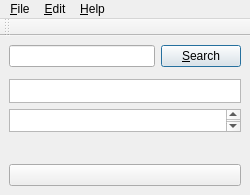
<ui version="4.0" >
 <class>Main</class>
 <widget class="QMainWindow" name="Main" >
  <property name="geometry" >
   <rect>
    <x>0</x>
    <y>0</y>
    <width>250</width>
    <height>195</height>
   </rect>
  </property>
  <property name="minimumSize" >
   <size>
    <width>250</width>
    <height>195</height>
   </size>
  </property>
  <property name="windowTitle" >
   <string>qdacco</string>
  </property>
  <property name="windowIcon" >
   <iconset resource="icons.qrc" >:/icons/qdacco.png</iconset>
  </property>
  <property name="toolTip" >
   <string/>
  </property>
  <widget class="QWidget" name="widget" >
   <layout class="QGridLayout" >
    <property name="margin" >
     <number>9</number>
    </property>
    <property name="spacing" >
     <number>6</number>
    </property>
    <item row="0" column="0" >
     <layout class="QVBoxLayout" >
      <property name="margin" >
       <number>0</number>
      </property>
      <property name="spacing" >
       <number>6</number>
      </property>
      <item>
       <layout class="QHBoxLayout" >
        <property name="margin" >
         <number>0</number>
        </property>
        <property name="spacing" >
         <number>6</number>
        </property>
        <item>
         <widget class="MyLineEdit" name="paraula" >
          <property name="focusPolicy" >
           <enum>Qt::StrongFocus</enum>
          </property>
         </widget>
        </item>
        <item>
         <widget class="QPushButton" name="Buscar" >
          <property name="minimumSize" >
           <size>
            <width>0</width>
            <height>0</height>
           </size>
          </property>
          <property name="focusPolicy" >
           <enum>Qt::StrongFocus</enum>
          </property>
          <property name="text" >
           <string>&amp;Search</string>
          </property>
          <property name="shortcut" >
           <string>Ctrl+F</string>
          </property>
          <property name="checkable" >
           <bool>false</bool>
          </property>
          <property name="autoDefault" >
           <bool>true</bool>
          </property>
          <property name="default" >
           <bool>true</bool>
          </property>
         </widget>
        </item>
       </layout>
      </item>
      <item>
       <widget class="TextBrowser" native="1" name="definicio" />
      </item>
      <item>
       <widget class="MyListWidget" name="llistat" />
      </item>
      <item>
       <widget class="QTextEdit" name="clipboard" />
      </item>
      <item>
       <widget class="QLabel" name="actiu" >
        <property name="sizePolicy" >
         <sizepolicy>
          <hsizetype>5</hsizetype>
          <vsizetype>0</vsizetype>
          <horstretch>0</horstretch>
          <verstretch>0</verstretch>
         </sizepolicy>
        </property>
        <property name="minimumSize" >
         <size>
          <width>100</width>
          <height>20</height>
         </size>
        </property>
        <property name="text" >
         <string/>
        </property>
        <property name="wordWrap" >
         <bool>true</bool>
        </property>
       </widget>
      </item>
      <item>
       <widget class="QPushButton" name="report" >
        <property name="text" >
         <string/>
        </property>
       </widget>
      </item>
     </layout>
    </item>
   </layout>
  </widget>
  <widget class="QToolBar" name="toolBar" >
   <property name="orientation" >
    <enum>Qt::Horizontal</enum>
   </property>
   <attribute name="toolBarArea" >
    <number>4</number>
   </attribute>
  </widget>
  <widget class="QMenuBar" name="MenuBar" >
   <property name="geometry" >
    <rect>
     <x>0</x>
     <y>0</y>
     <width>190</width>
     <height>31</height>
    </rect>
   </property>
   <widget class="QMenu" name="helpMenu" >
    <property name="title" >
     <string>&amp;Help</string>
    </property>
    <addaction name="helpAboutAction" />
   </widget>
   <widget class="QMenu" name="File" >
    <property name="title" >
     <string>&amp;File</string>
    </property>
    <addaction name="fileChangeDictionaryAction" />
    <addaction name="separator" />
    <addaction name="editConfigureAction" />
    <addaction name="editQuitAction" />
   </widget>
   <widget class="QMenu" name="Edit" >
    <property name="title" >
     <string>&amp;Edit</string>
    </property>
    <addaction name="editCopyAction" />
    <addaction name="editPasteAction" />
    <addaction name="separator" />
    <addaction name="editSelectAction" />
   </widget>
   <addaction name="File" />
   <addaction name="Edit" />
   <addaction name="helpMenu" />
  </widget>
  <action name="editCopyAction" >
   <property name="icon" >
    <iconset resource="icons.qrc" >:/icons/editcopy.png</iconset>
   </property>
   <property name="text" >
    <string>&amp;Copy</string>
   </property>
   <property name="iconText" >
    <string>&amp;Copy</string>
   </property>
   <property name="toolTip" >
    <string>Copy</string>
   </property>
   <property name="shortcut" >
    <string>Ctrl+C</string>
   </property>
  </action>
  <action name="helpAboutAction" >
   <property name="icon" >
    <iconset resource="icons.qrc" >:/icons/qdacco.png</iconset>
   </property>
   <property name="text" >
    <string>&amp;About qdacco</string>
   </property>
   <property name="iconText" >
    <string>&amp;About qdacco</string>
   </property>
   <property name="toolTip" >
    <string>About</string>
   </property>
   <property name="shortcut" >
    <string/>
   </property>
  </action>
  <action name="editConfigure" >
   <property name="iconText" >
    <string>editConfigure</string>
   </property>
  </action>
  <action name="editQuitAction" >
   <property name="icon" >
    <iconset resource="icons.qrc" >:/icons/exit.png</iconset>
   </property>
   <property name="text" >
    <string>&amp;Quit</string>
   </property>
   <property name="iconText" >
    <string>&amp;Quit</string>
   </property>
   <property name="toolTip" >
    <string>Quit</string>
   </property>
   <property name="shortcut" >
    <string>Ctrl+Q</string>
   </property>
  </action>
  <action name="editConfigureAction" >
   <property name="icon" >
    <iconset resource="icons.qrc" >:/icons/configure.png</iconset>
   </property>
   <property name="text" >
    <string>&amp;Configure</string>
   </property>
   <property name="iconText" >
    <string>&amp;Configure</string>
   </property>
   <property name="toolTip" >
    <string>Configure</string>
   </property>
   <property name="shortcut" >
    <string/>
   </property>
  </action>
  <action name="editChange_languageAction" >
   <property name="text" >
    <string>Change language</string>
   </property>
   <property name="iconText" >
    <string>Change language</string>
   </property>
  </action>
  <action name="editChange_dictionaryAction" >
   <property name="text" >
    <string>Change dictionary</string>
   </property>
   <property name="iconText" >
    <string>Change dictionary</string>
   </property>
  </action>
  <action name="fileChangeDictionaryAction" >
   <property name="icon" >
    <iconset resource="icons.qrc" >:/icons/switch2.png</iconset>
   </property>
   <property name="text" >
    <string>Change &amp;dictionary</string>
   </property>
   <property name="iconText" >
    <string>Change &amp;dictionary</string>
   </property>
   <property name="toolTip" >
    <string>Change dictionary</string>
   </property>
   <property name="shortcut" >
    <string>Ctrl+D</string>
   </property>
  </action>
  <action name="editPasteAction" >
   <property name="icon" >
    <iconset resource="icons.qrc" >:/icons/editpaste.png</iconset>
   </property>
   <property name="text" >
    <string>&amp;Paste</string>
   </property>
   <property name="iconText" >
    <string>&amp;Paste</string>
   </property>
   <property name="shortcut" >
    <string>Ctrl+V</string>
   </property>
  </action>
  <action name="editSelectAction" >
   <property name="text" >
    <string>Select word</string>
   </property>
   <property name="shortcut" >
    <string>Ctrl+L</string>
   </property>
   <property name="shortcutContext" >
    <enum>Qt::ApplicationShortcut</enum>
   </property>
  </action>
 </widget>
 <layoutdefault spacing="6" margin="11" />
 <customwidgets>
  <customwidget>
   <class>MyLineEdit</class>
   <extends>QLineEdit</extends>
   <header>mylineedit.h</header>
  </customwidget>
  <customwidget>
   <class>MyListWidget</class>
   <extends>QListWidget</extends>
   <header>mylistwidget.h</header>
  </customwidget>
  <customwidget>
   <class>TextBrowser</class>
   <extends>QWidget</extends>
   <header>textbrowser.h</header>
   <container>1</container>
  </customwidget>
 </customwidgets>
 <tabstops>
  <tabstop>paraula</tabstop>
  <tabstop>Buscar</tabstop>
  <tabstop>definicio</tabstop>
  <tabstop>llistat</tabstop>
  <tabstop>report</tabstop>
 </tabstops>
 <includes>
  <include location="local" >StructureParser.h</include>
 </includes>
 <resources>
  <include location="icons.qrc" />
  <include location="translation.qrc" />
 </resources>
 <connections>
  <connection>
   <sender>editQuitAction</sender>
   <signal>activated()</signal>
   <receiver>Main</receiver>
   <slot>close()</slot>
   <hints>
    <hint type="sourcelabel" >
     <x>-1</x>
     <y>-1</y>
    </hint>
    <hint type="destinationlabel" >
     <x>20</x>
     <y>20</y>
    </hint>
   </hints>
  </connection>
 </connections>
</ui>
